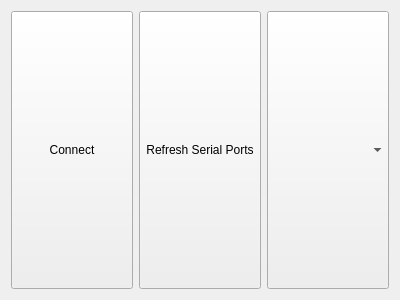
<?xml version="1.0" encoding="UTF-8"?>
<ui version="4.0">
 <class>ConnectionBar</class>
 <widget class="QFrame" name="ConnectionBar">
  <property name="geometry">
   <rect>
    <x>0</x>
    <y>0</y>
    <width>400</width>
    <height>300</height>
   </rect>
  </property>
  <property name="windowTitle">
   <string>Frame</string>
  </property>
  <layout class="QHBoxLayout" name="horizontalLayout">
   <item>
    <widget class="QPushButton" name="connectButton">
     <property name="sizePolicy">
      <sizepolicy hsizetype="Minimum" vsizetype="MinimumExpanding">
       <horstretch>0</horstretch>
       <verstretch>0</verstretch>
      </sizepolicy>
     </property>
     <property name="text">
      <string>Connect</string>
     </property>
    </widget>
   </item>
   <item>
    <widget class="QPushButton" name="refreshButton">
     <property name="sizePolicy">
      <sizepolicy hsizetype="Minimum" vsizetype="MinimumExpanding">
       <horstretch>0</horstretch>
       <verstretch>0</verstretch>
      </sizepolicy>
     </property>
     <property name="text">
      <string>Refresh Serial Ports</string>
     </property>
    </widget>
   </item>
   <item>
    <widget class="QComboBox" name="portNamesBox">
     <property name="sizePolicy">
      <sizepolicy hsizetype="Preferred" vsizetype="MinimumExpanding">
       <horstretch>0</horstretch>
       <verstretch>0</verstretch>
      </sizepolicy>
     </property>
    </widget>
   </item>
  </layout>
 </widget>
 <resources/>
 <connections/>
</ui>
